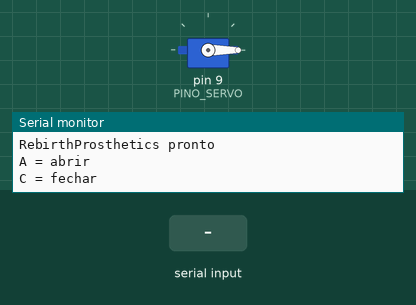
This sketch was run on a simulated Arduino Uno, built with avr-gcc and run on an emulated ATmega328P. Parts: servo, the last lines printed to the serial monitor. Inputs (shaded band) come from the test bench.

Above: at 1.2 s.
1.3 s: "C\n" received over the second serial link
At 2.3 s:
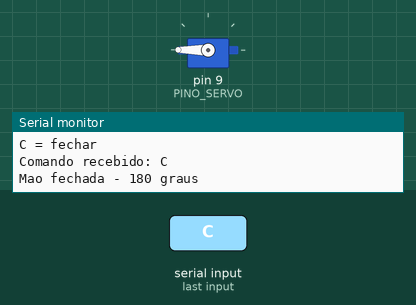
2.8 s: "A\n" received over the second serial link
At 3.4 s:
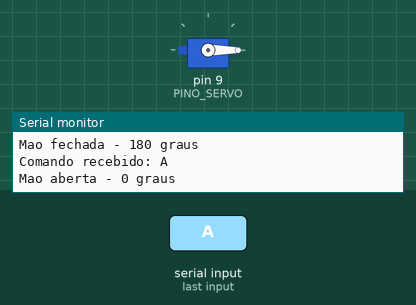
Timing chart, 0 to 5.8 s (numbered marks = the images above; inputs shaded):
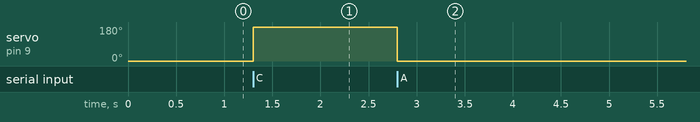

The sketch:

RebirthProsthetics_HC05_Servo.ino
```cpp
#include <SoftwareSerial.h>
#include <Servo.h>

// HC-05:
// TXD do HC-05 -> D10 do Arduino
// RXD do HC-05 <- D11 do Arduino por divisor de tensão 5V -> ~3,3V
SoftwareSerial bluetooth(10, 11); // RX, TX

// Servo:
// fio de sinal -> D9
// alimentação conforme a capacidade do servo; sempre compartilhe o GND.
Servo servoMao;
const int PINO_SERVO = 9;

const int POSICAO_ABERTA = 0;
const int POSICAO_FECHADA = 180;

void setup() {
  Serial.begin(9600);
  bluetooth.begin(9600);

  servoMao.attach(PINO_SERVO);
  servoMao.write(POSICAO_ABERTA);

  Serial.println("RebirthProsthetics pronto");
  Serial.println("A = abrir");
  Serial.println("C = fechar");
}

void loop() {
  if (!bluetooth.available()) {
    return;
  }

  const char comando = bluetooth.read();

  // Alguns terminais podem enviar quebra de linha; o app envia somente A ou C.
  if (comando == '\n' || comando == '\r') {
    return;
  }

  Serial.print("Comando recebido: ");
  Serial.println(comando);

  switch (comando) {
    case 'A':
    case 'a':
      servoMao.write(POSICAO_ABERTA);
      Serial.println("Mao aberta - 0 graus");
      break;

    case 'C':
    case 'c':
      servoMao.write(POSICAO_FECHADA);
      Serial.println("Mao fechada - 180 graus");
      break;

    default:
      Serial.println("Comando ignorado. Use A ou C.");
      break;
  }
}
```

Measured:
- after the input at 1.3 s, servo on pin 9 (PINO_SERVO): 0° → 180° at once
- after the input at 2.8 s, servo on pin 9 (PINO_SERVO): 180° → 0° at once
